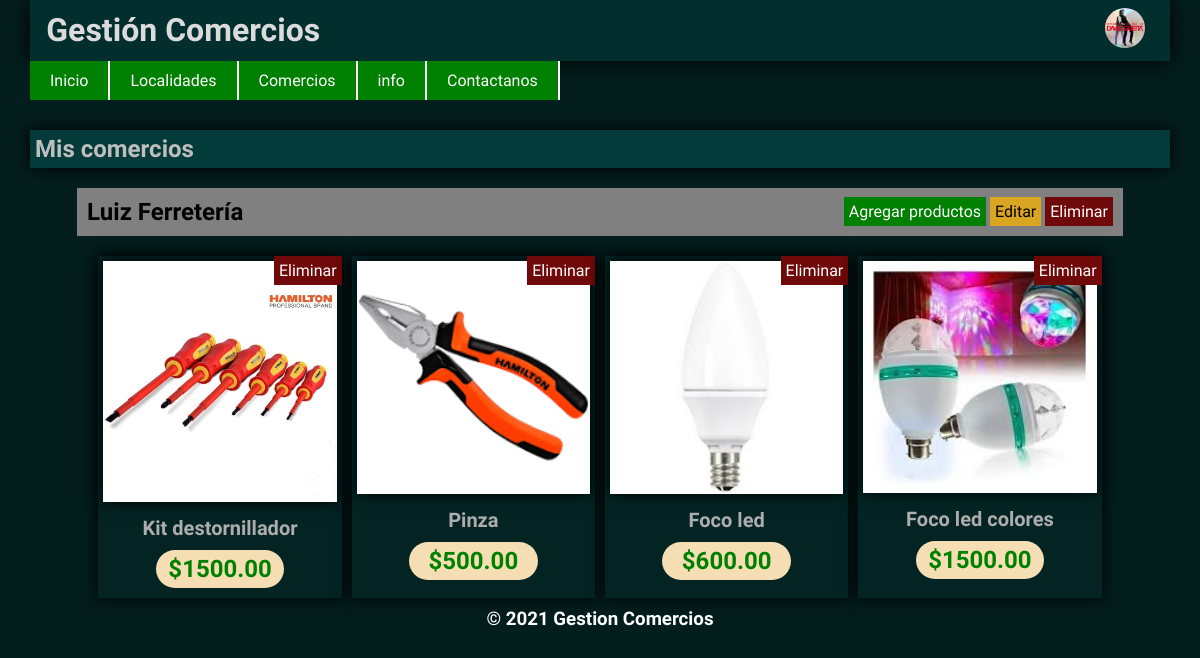
The app's page /perfil/ (signed in) with its own data.
### UsuariosApp/models.py (models this page shows)
class ImgPerfil(models.Model):
    usuario = models.ForeignKey(User, on_delete=models.CASCADE)
    img_perfil = models.ImageField(upload_to='imgPerfil')

### GestionComerciosApp/models.py (models this page shows, shortened)
class PostDeComerciosForms(models.Model):
    post_user = models.ForeignKey(User, on_delete=models.CASCADE)
    nombre_del_comercio = models.CharField(max_length=100)
    tipo_comercio = models.ForeignKey(ComercioForms, on_delete=models.CASCADE)
    descripcion = models.TextField()
    img_comercio = models.ImageField(upload_to='comercos')
    localidad = models.ForeignKey(LocalidadesForms,on_delete=models.CASCADE)

class ProductosForms(models.Model):
    comercio_pertenece = models.ForeignKey(PostDeComerciosForms, on_delete=models.CASCADE)
    nombre_producto = models.CharField(max_length=150)
    precio_producto = models.DecimalField(max_digits=6, decimal_places=2)
    img_producto = models.ImageField(upload_to='productos-comercio')

### UsuariosApp/views.py (the view)
# urls.py: path('perfil/',perfil , name='perfil'),
def perfil(request):
    if request.user.is_authenticated:
        img_perfil = ImgPerfil.objects.filter(usuario=request.user)
        com_list = PostDeComerciosForms.objects.filter(post_user=request.user)
        productos = ProductosForms.objects.all()
        return render(request, 'perfil.html',{'img':img_perfil, 'comercios':com_list,'productos':productos})
    else:
        return redirect('login')

### UsuariosApp/templates/perfil.html (shortened to what this page needs)
{% extends 'base.html' %}
{% load static %}
{% block section %}
<section class="section-perfil" >
    <h1>Mis comercios</h1>
    {% if comercios %}
        {% for c in comercios %}
            <div class="list-comercios" >
                <h2> {{ c.nombre_del_comercio }} </h2>
                <div class="botones-comercio">
                    <a class="btn-agregar" href="{% url 'add_productos' c.id %}">Agregar productos</a>
                    <a class="btn-editar" href="{% url 'editar_comercio' c.id %}">Editar</a>
                    <a class="btn-eliminar" href="#" onclick="confirmacionEliminacioncomercio({{c.id}})">Eliminar</a>
                </div>
            </div>
            <div class="vista-productos">
                {% for p in productos %}
                        {% if c.id == p.comercio_pertenece_id %}
                            <div class="lista-productos-perfil">
                                <img src="{{ p.img_producto.url }}" alt="">
                                <h3>{{ p.nombre_producto }}</h3>
                                <h2>${{ p.precio_producto }}</h2>
                                <a class="btn-eliminar" href="#" onclick="confirmacionEliminacionproducto({{p.id}})">Eliminar</a>
                            </div>
                            {% endif %}
                {% endfor %}
            </div>
        {% endfor %}
    {% else %}
        <h3>Aun No hay comercios </h3>
    {% endif %}
</section>
{% endblock %}

### GestionComerciosApp/templates/base.html (shortened to what this page needs)
<!DOCTYPE html>
<html lang="es">
<head>
    {% load static %}
    <link rel="stylesheet" href="{% static 'estilos.css' %}">
    <link rel="stylesheet" href="{% static 'listas.css' %}">
</head>
<body>
    <header>
        <h1>Gestión Comercios</h1>
        <div class="usuarios">
            {% if request.user.is_authenticated %}
                    {% if img %}
                        {% for i in img %}
                            <img class="perfil-img" src="{{ i.img_perfil.url }}" alt="">
                        {% endfor %}
                    {% else %}
                        <img class="perfil-img" src="{% static 'img/user/default-user-img.jpg' %}" alt="">
                    {% endif %}
            {% else %}
                <a class="btn-login" href="{% url 'login' %}">Iniciar sesión</a>
                <a class="btn-register" href="{% url 'registro' %}">Regístrate</a>
            {% endif %}
        </div>
    </header>
    <nav>
        <ul>
            <li><a  class="home-{% if request.path == '/' %}avtiva{% endif %}" href="{% url 'home' %}">Inicio</a></li>
            <li ><a class="localidad-{% if request.path == '/Localidades' %}avtiva{% endif %}"  href="{% url 'localidades' %}">Localidades</a></li>
            <li><a  class="comercios-{% if request.path == '/comercios' %}avtiva{% endif %}" href="{% url 'comercios'  %}">Comercios</a></li>
            <li><a  class="info-{% if request.path == '/info' %}avtiva{% endif %}" href="{% url 'info'  %}">info</a></li>
            <li><a  class="contactanos-{% if request.path == '/contactanos' %}avtiva{% endif %}" href="{% url 'contactanos'  %}">Contactanos</a></li>
        </ul>
    </nav>
    {% block section %}
    {% endblock %}
    <footer>
        <h3>&copy; 2021 Gestion Comercios</h3>
    </footer>
</body>
</html>

### GestionComerciosApp/static/estilos.css (style rules this page uses)
* { margin: 0%; padding: 0%; font-family: 'Roboto Condensed', sans-serif; }
body { background:rgb(4, 29, 29); width: 95%; margin: auto; }
header { display: flex; align-items: center; background: rgb(3, 46, 46); box-shadow: 0 0 20px; padding: 0 5px; }
header h1 { color: rgb(219, 219, 219); padding: 1%; }
.usuarios { position: relative; margin-left: auto; }
.perfil-img { width: 40px; height: 40px; border-radius: 20px; margin: 0 20px; }
nav > ul { list-style: none; display: flex; text-align: center; align-items: center; }
nav > ul > li > a { text-decoration: none; display: inline-block; background: green; color: white; transition: background 0.6s; border-right: 2px solid white; padding: 10px 20px; }
footer { clear: both; }
footer h3 { text-align: center; color: white; padding: 10px 0; }
.section-perfil { margin-top: 30px; }
.section-perfil > h1 { color: rgb(190, 190, 190); background: rgb(3, 59, 59); box-shadow: 0 0 15px black; padding: 5px; }
.list-comercios { margin: 20px auto; display: flex; background: gray; align-items: center; width: 90%; padding: 10px; }
.list-comercios > .botones-comercio { margin-left: auto; }
.list-comercios > .botones-comercio > .btn-editar { padding: 5px; background: goldenrod; color: black; text-decoration: none; }
.list-comercios > .botones-comercio > .btn-eliminar { padding: 5px; background: rgb(112, 9, 9); color: white; text-decoration: none; }
.list-comercios > .botones-comercio > .btn-agregar { padding: 5px; background: green; color: white; text-decoration: none; }
.section-perfil > .list-comercios > h2 { color: black; }
.vista-productos { width: 88%; margin: auto; display: grid; grid-template-columns: 1fr 1fr 1fr 1fr; gap: 10px; }
.lista-productos-perfil { position: relative; background: rgb(4, 36, 36); box-shadow: 0 0 15px black; padding: 5px; text-align: center; color: rgb(173, 173, 173); padding-bottom: 10px; cursor: pointer; }
.lista-productos-perfil > img { width: 100%; object-fit: cover; box-shadow: 0 0 15px black; }
.lista-productos-perfil >h3 { font-size: 20px; padding: 10px 0; }
.lista-productos-perfil > h2 { display: block; color: green; background: wheat; border-radius: 20px; width: 55%; padding: 5px 0; margin: auto; }
.lista-productos-perfil > a { position: absolute; background:rgb(112, 9, 9) ; padding: 5px; text-decoration: none; color: white; top: 0; right: 0; }

### records on screen
ImgPerfil: img_perfil (picture)
PostDeComerciosForms: nombre_del_comercio "Luiz Ferretería"
ProductosForms: img_producto (picture), nombre_producto "Kit destornillador", precio_producto "1500.00"
ProductosForms: img_producto (picture), nombre_producto "Pinza", precio_producto "500.00"
ProductosForms: img_producto (picture), nombre_producto "Foco led", precio_producto "600.00"
ProductosForms: img_producto (picture), nombre_producto "Foco led colores", precio_producto "1500.00"
